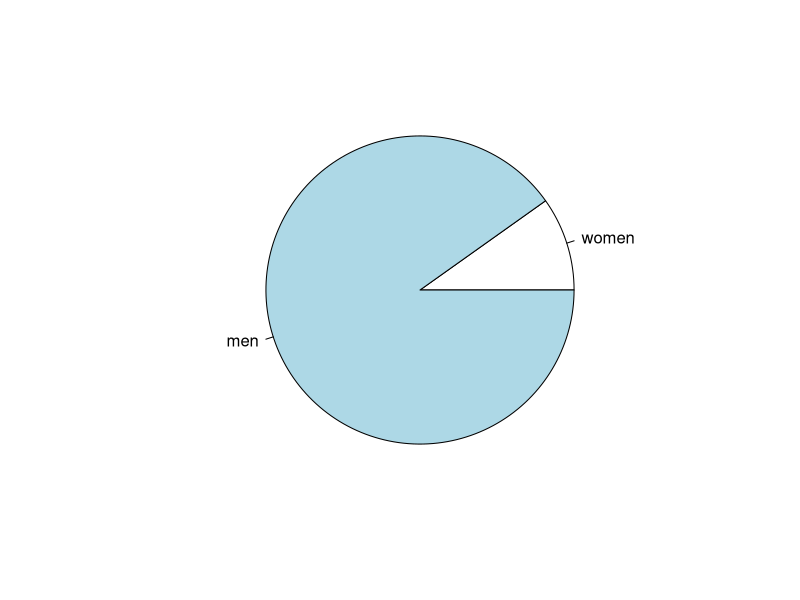

Recreate this plot in R.
## ---- chunk 1
industries_data <- read.csv("Industries.csv")
View(industries_data)
## ---- chunk 2
no_of_men = sum(industries_data$Men)
no_of_women = sum(industries_data$Women)
## ---- chunk 3
count = c(no_of_women,no_of_men)
pie(count,labels = c("women","men"))
